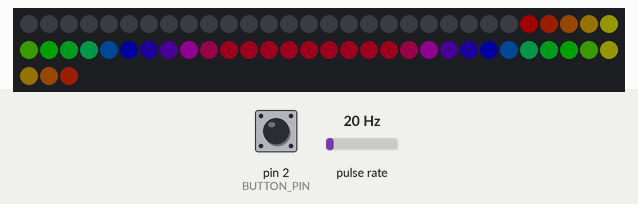
Simulated run of this sketch. Board: Arduino Uno, built with avr-gcc and run on an emulated ATmega328P. On the bench: 63 RGB LEDs in strip order, left to right, continuing on the next row. Wiring (inferred from the names in the program): pulse sensor: data pin 3. Inputs (shaded band) come from the test bench; at power-on: pin 2 (BUTTON_PIN) HIGH, pulse rate 20 Hz. Dim RGB values are drawn brighter than linear.

Above: at 1.2 s.
1.3 s: pin 2 (BUTTON_PIN) pulled LOW for 0.15 s
At 1.38 s:
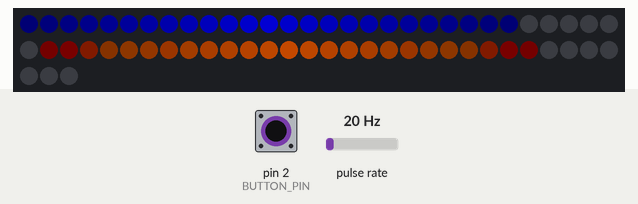
2.0 s: pin 2 (BUTTON_PIN) pulled LOW for 1 s
At 3.0 s:
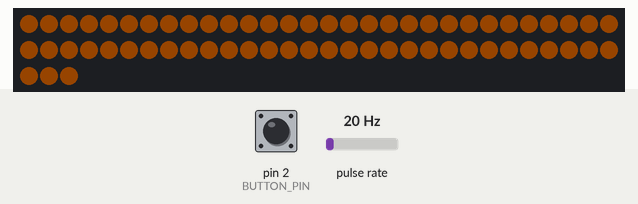
4.5 s: pulse rate (sensor on pin 3) set to 0 Hz
At 6.8 s:
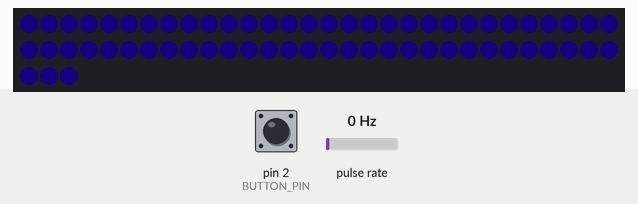
7.1 s: pin 2 (BUTTON_PIN) pulled LOW for 0.15 s
At 7.25 s:
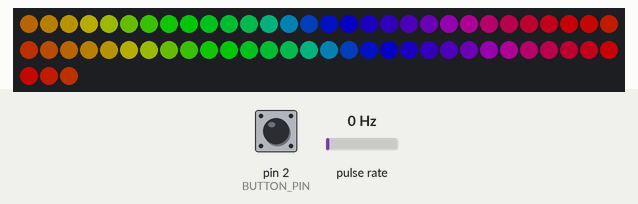
7.8 s: pulse rate (sensor on pin 3) set to 4 Hz
At 8.55 s:
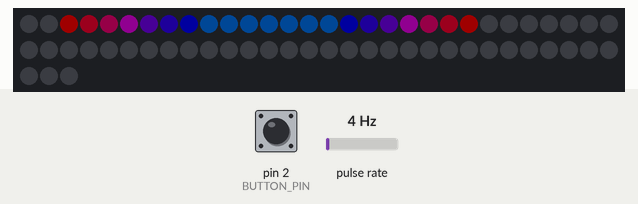
10.8 s: pulse rate (sensor on pin 3) set to 50 Hz
At 12.34 s:
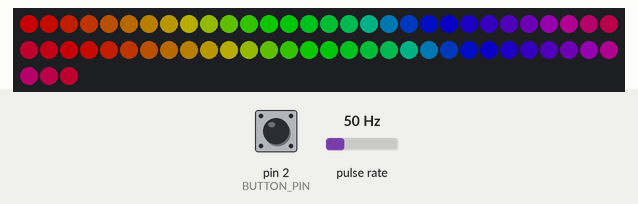

The sketch:

LED_penny.ino
```cpp
#include "FastLED.h"

const float pi = 3.1416;
const int WHEEL_DIA = 59; // millimeters
const int BUTTON_PIN = 2;
const int HALL_PIN = 3;
const int LEDS_PIN = 6;

const int NUM_MODES = 3;
int mode = 1;
volatile bool buttonPressed = false;
int hallState = 0;

// calculate speed variables
unsigned long oldPulseTime = 0;
volatile unsigned long newPulseTime = 0;
volatile unsigned long newPulseTime_temp = 0;
volatile bool newPulse = false;
double prevRPM = -1;
double RPM = 0;
const int MAX_RPM = 800; // expected max RPM
const int MIN_RPM = 120; // minimum allowable RPM before zeroing out
const int TIMEOUT = 1000 / (MIN_RPM / 60);
int smoothedRPM = 0; // RPM after applying EMA filter

// LED settings
int speedFactor;
int brightness;
const int NUM_LEDS = 63;
const uint8_t MAX_V = 127; // max allowable brightness
CRGB leds[NUM_LEDS];

// Exponential Moving Average Filter
class EMA {
  public:
    // Constructor: Initialize constants
    EMA(uint8_t shiftFac)
      : shiftFac(shiftFac), fixedPointAHalf(1 << ((shiftFac * 2) - 1)) {}

    // Filter a new raw input value x[n] and return the filtered output y[n].
    // Should be called at regular intervals for best results.
    int32_t filter(int32_t value) {
      value = value << (shiftFac * 2);
      filtered = filtered + ((value - filtered) >> shiftFac);
      return (filtered + fixedPointAHalf) >> (shiftFac * 2);
    }

  private:
    // Member variables
    const uint8_t shiftFac;
    const int32_t fixedPointAHalf;
    int32_t filtered = 0;
};
// Filtering for each mode, higher parameter means more smoothing but slower reaction
EMA ema2(2);
EMA ema3(6);

/* ============================== Setup ============================== */

void setup() {
  // Serial.begin(9600);

  attachInterrupt(digitalPinToInterrupt(BUTTON_PIN), ISR_button, FALLING);
  attachInterrupt(digitalPinToInterrupt(HALL_PIN), ISR_RPM, FALLING);

  FastLED.addLeds<NEOPIXEL, LEDS_PIN>(leds, NUM_LEDS);
  FastLED.setMaxPowerInVoltsAndMilliamps(5,400);
}

void loop() {
  if (buttonPressed) {
    noInterrupts();
      buttonPressed = false;
      mode++;
      if (mode > NUM_MODES) mode = 1;
    interrupts();
  }

  RPM = calculate_RPM();
  if (prevRPM == -1)
    prevRPM = RPM;

  // Set cutoff RPM, low values get sent to zero
  if (RPM < MIN_RPM || millis() - newPulseTime > TIMEOUT)
    RPM = 0;

  // Serial.println(RPM);

  // Play LED mode depending on which mode specified by button
  switch (mode) {
    case 1:
      LED_mode_1(RPM);
      break;
    case 2:
      LED_mode_2(RPM);
      break;
    case 3:
      LED_mode_3(RPM);
      break;
    default:
      break;
  }
}

/* ============================== Animations ============================== */

/* ===== Mode 1 ===== * /
 *  Rainbow snakes down both sides of board
 */
int leftIndex = 48; // runs from pixel 48 - 63 -> 0 - 9 (hardcoded values)
int rightIndex = 40; // runs from pixel 40 - 15 (hardcoded values)
const int SNAKE_LENGTH = 17; // length of rainbow snake
void LED_mode_1(double RPM)
{
  // Idle animation, just a simple scrolling rainbow
  if (RPM == 0) {
    uint8_t hue_1 = beat8(10, 255);
    fill_rainbow(leds, NUM_LEDS, hue_1, 8);
    FastLED.setBrightness(MAX_V);
    FastLED.show();
  }
  // Rainbow runs down sides of the board at speed of wheel
  else {
    FastLED.clear();

    int delayTime = map(RPM, MIN_RPM, MAX_RPM, 50, 5);
    if (delayTime < 5) delayTime = 5;

    if (leftIndex > 63) leftIndex = 0;
    // Reset to front when snake completely disappears
    if (leftIndex < 48 && leftIndex - SNAKE_LENGTH >= 9) leftIndex = 48;
    if (rightIndex + SNAKE_LENGTH <= 15) rightIndex = 40;

    for (int j = 0; j < SNAKE_LENGTH; j++) {
      if (rightIndex + j > 40) continue;
      if (rightIndex + j < 15) continue;
      leds[rightIndex + j] = CHSV(j * 16, 255, MAX_V);
    }

    for (int j = 0; j < SNAKE_LENGTH; j++) {
      if (leftIndex - j < 0) {
        int fixedIndex = 64 + (leftIndex - j);
        leds[fixedIndex] = CHSV(j * 16, 255, MAX_V);
        continue;
      }

      if (leftIndex >= 48 && leftIndex - j < 48) continue;
      if (leftIndex < 48 && leftIndex - j > 9) continue;
      leds[leftIndex - j] = CHSV(j * 16, 255, MAX_V);
    }

    // Front (41 - 47) will match color of pixel 40
    for (int j = 41; j <= 47; j++) {
      leds[j] = leds[40];
    }

    // Back will match color of pixel 15
    for (int j = 10; j <= 14; j++) {
      leds[j] = leds[15];
    }
    FastLED.show();

    leftIndex++;
    rightIndex--;
    delay(delayTime);
  }
}


/* ===== Mode 2 ===== * /
 *  2 lengths of pixels "chase" each other
 *  around the board, at speed of wheels
 */
int i = 0; // index to cycle through strip
int delayTime;
const uint8_t hueBounce_1 = 160; // default color to start from
const uint8_t hueBounce_2 = 25; // default color for second length
const uint8_t hueRange = 20; // hueBounce ranges from +- hueRange
bool hueInc = true;
uint8_t hue_2_1 = hueBounce_1;
uint8_t hue_2_2 = hueBounce_2;
const int NUM_LEDS_LIT = 25; // number of LEDs lit
const int MAX_V_2 = 255; // max brightness for mode 2, since only a few LEDs on at a time
void LED_mode_2(double RPM)
{
  FastLED.clear();
  smoothedRPM = ema2.filter(RPM);

  delayTime = map(smoothedRPM, 0, MAX_RPM, 150, 5);
  if (delayTime < 5) delayTime = 5;
  if (i >= NUM_LEDS) i = 0;

  // Bounce both colors between the specified range
  if (hueInc) {
    hue_2_1++;
    hue_2_2++;
    if (hue_2_1 > hueBounce_1 + hueRange) hueInc = false;
  }
  else {
    hue_2_1--;
    hue_2_2--;
    if (hue_2_1 < hueBounce_1 - hueRange) hueInc = true;
  }

  // Light the LEDs in front of index i, specified by NUM_LEDS_LIT
  for (int j = 0; j < NUM_LEDS_LIT; j++) {
    int distanceFromBrightest = abs(NUM_LEDS_LIT / 2 - j);
    int brightness_2 = map(distanceFromBrightest, 0, NUM_LEDS_LIT / 2, MAX_V_2, 16);
    leds[(i + j) % NUM_LEDS] = CHSV(hue_2_1, 255, brightness_2);
  }

  // Light the other length, on the opposite side of the first, i.e. NUM_LEDS / 2 pixels away
  for (int j = 0; j < NUM_LEDS_LIT; j++) {
    int distanceFromBrightest = abs(NUM_LEDS_LIT / 2 - j);
    int brightness_2 = map(distanceFromBrightest, 0, NUM_LEDS_LIT / 2, MAX_V_2, 16);
    leds[(i + j + NUM_LEDS / 2) % NUM_LEDS] = CHSV(hue_2_2, 255, brightness_2);
  }

  FastLED.show();
  i++;
  delay(delayTime);
}

/* ===== Mode 3 ===== * /
 *  Color changes based on speed
 *  Uses EMA filtered RPM for smoother transitions
 */
void LED_mode_3(double RPM)
{
  smoothedRPM = ema3.filter(RPM);
  // Serial.println(smoothedRPM);

  speedFactor = map(smoothedRPM, 0, MAX_RPM, 0, 60);
  brightness = map(smoothedRPM, 0, MAX_RPM, 63, MAX_V);
  if (brightness > MAX_V)  {
    speedFactor = 150;
    brightness = MAX_V;
  }

  FastLED.showColor(CHSV(180 - speedFactor, 255, brightness));
}

/* =========================== Helper functions =========================== */

int calculate_RPM()
{
  if (newPulse) {
    noInterrupts();
      newPulseTime_temp = newPulseTime;
      newPulse = false;
    interrupts();
    // discard interrupts that are unreasonably fast
    // dt of 60 ms corresponds to 1000 RPM
    if (newPulseTime_temp - oldPulseTime < 60) return prevRPM;

    double rpm = 60.0 / ((newPulseTime_temp - oldPulseTime) / 1000.0); // 2.23694;
    oldPulseTime = newPulseTime_temp;

    // discard garbage values where speed is way too high
    if (prevRPM == 0 && RPM > 600) return prevRPM;

    prevRPM = rpm;
    return rpm;
  }
}

void ISR_RPM()
{
  newPulseTime = millis();
  newPulse = true;
}

void ISR_button()
{
  buttonPressed = true;
}
```

Measured:
- after the input at 1.3 s, the LEDs: change at once (image 1)
- after the input at 2.0 s, the LEDs: change after 0.07 s (image 2)
- after the input at 4.5 s, the LEDs: first change after 0.70 s (image 3 shows a later state)
- after the input at 7.1 s, the LEDs: change at once (image 4)
- after the input at 7.8 s, the LEDs: first change after 0.21 s (image 5 shows a later state)
